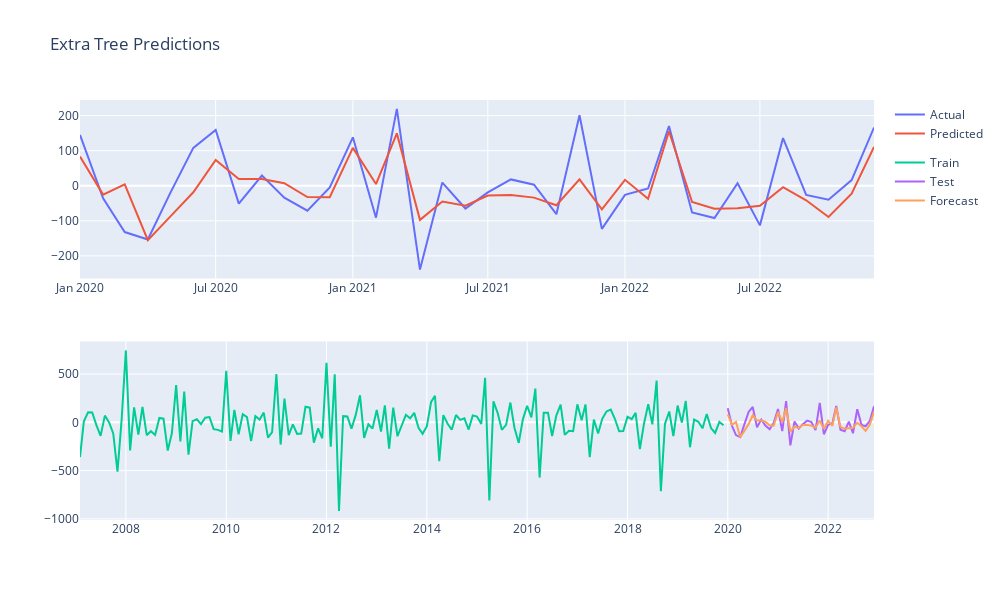
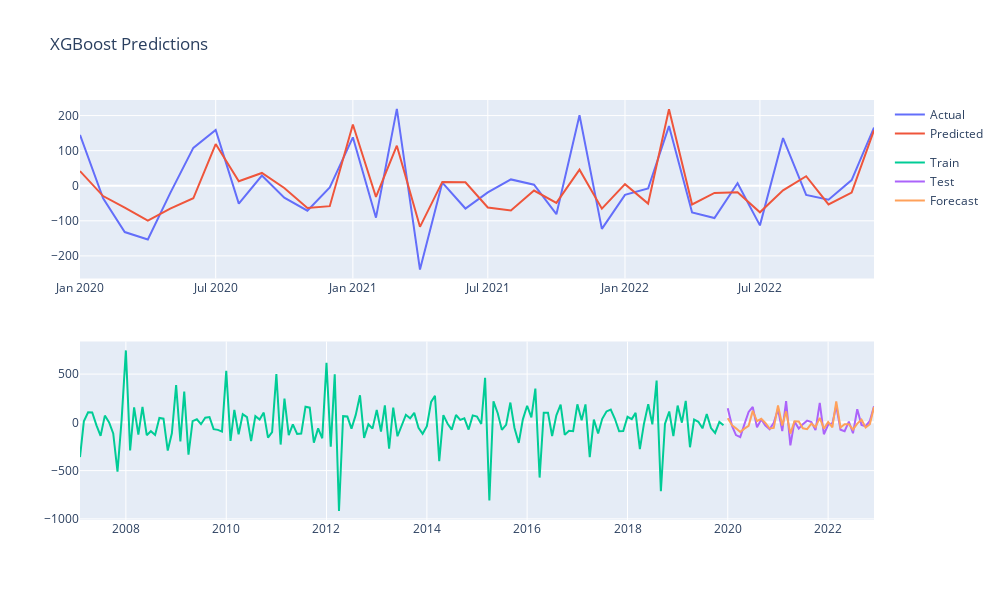
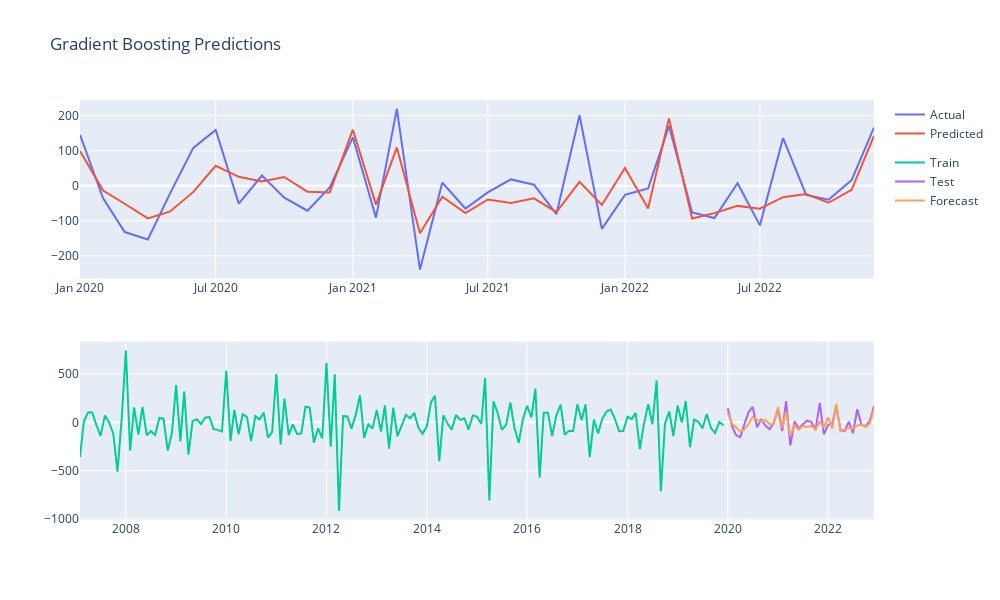
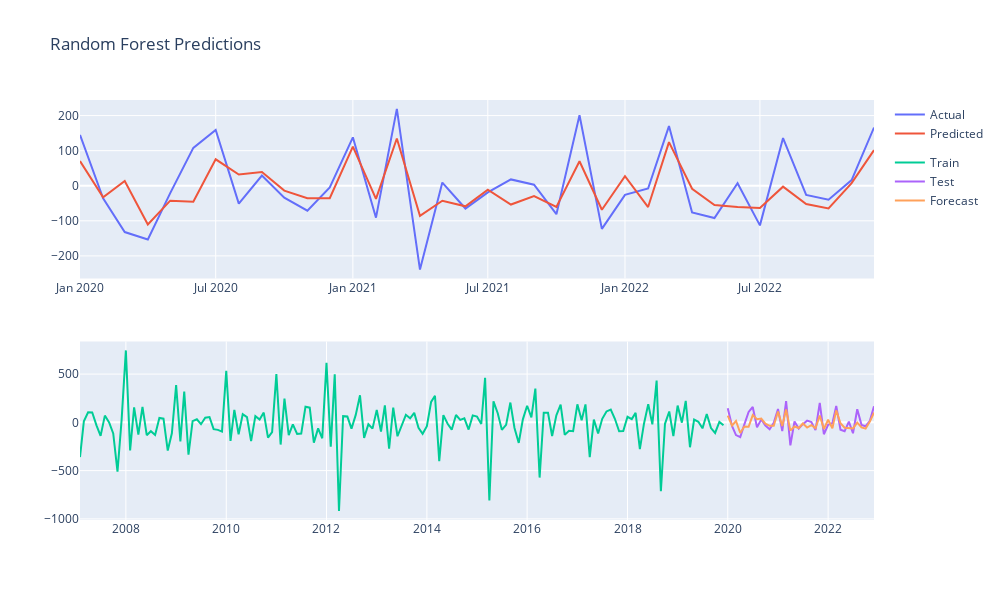

Write notebook code for charts like these, in order.
### Markdown cell above
### Models

### Code cell
modelclasses = [
    ["Extra Tree", ExtraTreesRegressor],
    ["XGBoost", XGBRegressor],
    ["Gradient Boosting", GradientBoostingRegressor],
    ["Random Forest", RandomForestRegressor],
    ["Ada Boost", AdaBoostRegressor],
    ["LightGBM", LGBMRegressor],
    ["Decision Tree", DecisionTreeRegressor]
]

number_of_lags = 12

for model_name, Model in modelclasses:            
        
    # Create forecaster
    forecaster = ForecasterAutoreg(
            regressor = Model(),
            lags = number_of_lags
    )
    
    # Fit model
    forecaster.fit(y=train[dep_var], exog=train_exo)
        
    # Predict
    preds = forecaster.predict(steps=steps, exog=test_exo)
                
    # Score
    scoring(model_name, test[dep_var], preds, True, True)
